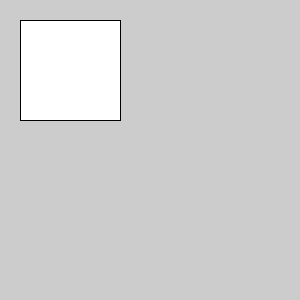
Frame 1 (no input)
Frame 60 (the mouse pressed at the canvas centre just before this capture): identical to frame 1, image omitted
Frame 120 (the mouse held since frame 60 and released just before this capture): identical to frame 1, image omitted

The Processing sketch that drew this single still picture (run headless with seeded random() and noise(); from frame 60 on, the mouse is pressed at the canvas centre):

// Processing sketch: ejercicio_5
// ── ejercicio_5.pde
void setup(){
  size(300,300);
}

void draw(){
  //ejercicio 5
  rect(20,20,100,100);
  

 }
